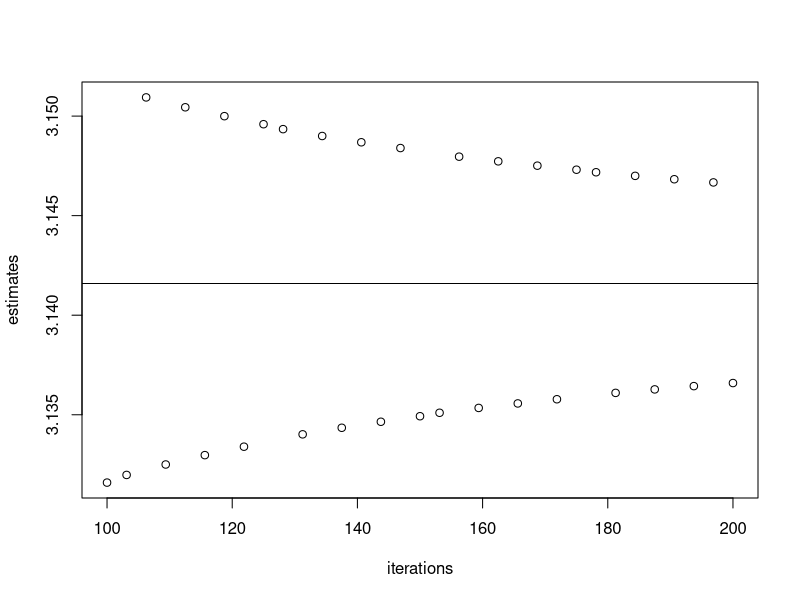

This chart was generated by the following R code: (Note: this script raises an error after producing the figure.)
## ---- chunk 1
piestimate <- function(n){
  estimate=0
  i=0
  while (i<n){
    estimate=estimate+4*(-1)^i/(2*i+1)
    i=i+1
  }
  return(estimate)
}


iterations = seq(100,200,length.out=33)
estimates = sapply(iterations,piestimate)
plot(iterations,estimates)
abline(h=pi)

## ---- chunk 2
system.time((piestimate(1e7)))
## ---- chunk 3
iterations = 1e7+(1:10)
system.time(lapply(iterations,piestimate))
## ---- chunk 4
iterations = 1e7+(1:10)


library(parallel)
cl=makeCluster(10)
system.time(parLapply(cl,iterations,piestimate))
stopCluster(cl)
## ---- chunk 5

ttestSim <- function(simulationparameters){
  numReps=100
  #simulationparameters is a list
  #slots are named sampleSize, trueMean, direction
  oneSimulation<-function(){
    randomData <- with(simulationparameters,
                       rnorm(n=sampleSize,mean=trueMean)
    )
    ttestobj = with(simulationparameters,t.test(randomData,alternative=direction))
    with(ttestobj,p.value)
  }
  replicate(n=numReps,oneSimulation())
}
ttestSim(list(sampleSize=10,trueMean=0.5,direction="two.sided"))

## ---- chunk 6

simScenarios=expand.grid(
  sampleSize=c(5,10,25,50),
  trueMean=c(0,.25,.5,.75,1),
  direction=c("two.sided","greater","less"),stringsAsFactors = F
)

#turn each row into its own list
scenariosList=split(simScenarios,seq(nrow(simScenarios)))

## ---- chunk 7
#| cache: true
#| output: collapse
simScenarios.small = scenariosList[1:3]
simScenarios.small
lapply(simScenarios.small,ttestSim)
## ---- chunk 8
library(parallel)

numCores=detectCores()
cl=makeCluster(numCores)
simResults = parLapply(cl,scenariosList,ttestSim)
stopCluster(cl)
## ---- chunk 9
scenariosList[[7]]
theTitle=with(scenariosList[[7]],c("n=",sampleSize,", truemean=",trueMean,", direction=",direction))|>paste(collapse="",sep="")
hist(simResults[[7]],main=theTitle)

## ---- chunk 10


job = function(i){
  starttime = Sys.time()
  Sys.sleep(i/2)
  endtime = Sys.time()
  list(pid=Sys.getpid(),start=starttime,end=endtime)
}

library(parallel)
## ---- chunk 11

cl=makeCluster(2)
parl.answers_1_10 = parLapply(cl=cl,1:10,job)
parl.answers_10_1 = parLapply(cl=cl,10:1,job)
parl.answers_1_10LB = parLapplyLB(cl=cl,1:10,job)
parl.answers_10_1LB = parLapplyLB(cl=cl,10:1,job)
stopCluster(cl)
## ---- chunk 12
if (Sys.info()[["sysname"]]!="Windows"){
  #processor ID changes more often due to forking but total runtimes are comparable
  mc.answers_1_10  =  mclapply(1:10,job,mc.preschedule = T,mc.cores=2)
  mc.answers_10_1  =  mclapply(10:1,job,mc.preschedule = T,mc.cores=2)
  mc.answers_1_10LB = mclapply(1:10,job,mc.preschedule = F,mc.cores=2)
  mc.answers_10_1LB = mclapply(10:1,job,mc.preschedule = F,mc.cores=2)
}

## ---- chunk 13

makeggplot = function(answers,maintitle=""){
  
  require(ggplot2)
  allpid   = sapply(answers,\(singleResult)singleResult$pid)
  allstart = sapply(answers,\(singleResult)singleResult$start)
  allend   = sapply(answers,\(singleResult)singleResult$end)
  
  
  
  # --- 1. Create a data frame (from your existing vectors) ---
  latesttime = max(allend)
  earliesttime = min(allstart)
  
  job_results_df = data.frame(
    job_id = factor(1:length(answers)),
    pid    = factor(allpid),           # This will be the y-axis aesthetic
    start  = allstart-earliesttime,
    end    = allend-earliesttime
  )
  
  
  
  runtime = round(latesttime-earliesttime,1)
  
  # --- 2. Plot the Gantt Chart with single color and vertical markers ---
  ggplot(job_results_df, 
         aes(x = start, 
             xend = end, 
             y = pid, 
             yend = pid)) +
    
    geom_segment(linewidth = 4, color = "#1f78b4") + 
    
    
    geom_segment(aes(x = end, xend = end, 
                     y = as.numeric(pid) - 0.2, yend = as.numeric(pid) + 0.2), 
                 linewidth = 1.5, color = "#e31a1c") +   # Red for End
    
    # Add labels and title
    labs(
      title = paste(maintitle, runtime, "seconds"),
      x = "Time",
      y = "Process ID (PID)"
    ) +
    # Use a clean theme
    # Remove redundant grid lines
    theme(
      panel.grid.major.y = element_blank()
    )
}

p1.parl <- makeggplot(parl.answers_1_10,"normal shortest to longest")
p2.parl <- makeggplot(parl.answers_10_1,"normal longest to shortest")
p3.parl <- makeggplot(parl.answers_1_10LB,"balanced shortest to longest") 
p4.parl <- makeggplot(parl.answers_10_1LB ,"balanced shortest to longest")

require(patchwork)

(p1.parl + p2.parl) / (p3.parl + p4.parl)


if(Sys.info()[["sysname"]]!="Windows"){
  
  p1.mc <- makeggplot(mc.answers_1_10,"normal shortest to longest")
  p2.mc <- makeggplot(mc.answers_10_1,"normal longest to shortest")
  p3.mc <- makeggplot(mc.answers_1_10LB,"balanced shortest to longest") 
  p4.mc <- makeggplot(mc.answers_10_1LB ,"balanced shortest to longest")
  
  require(patchwork)
  
  (p1.mc + p2.mc) / (p3.mc + p4.mc)
  
  
}


